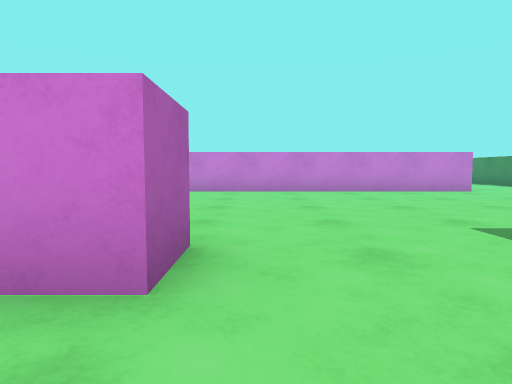
view 1 (above)

20 first-person views from a walk through a Unity game level. The camera is 0.58 m above the floor, tilts 4° down and sees 75° across. The floor is counted in squares, 1 m on a side. Each view is taken from the middle of a square. On the plan, view 1 faces up. The plan holds only what a view shows up to about 9 squares ahead; the rest is blank. The place goes on beyond the plan. The player is left out.

view 2
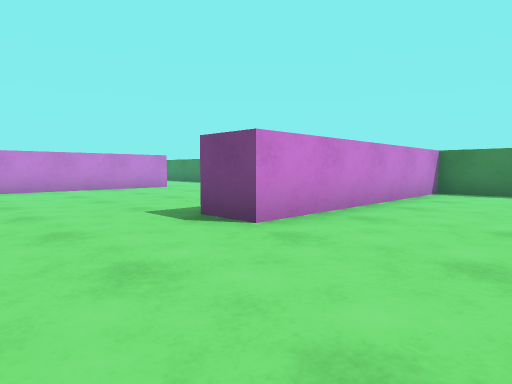

view 3
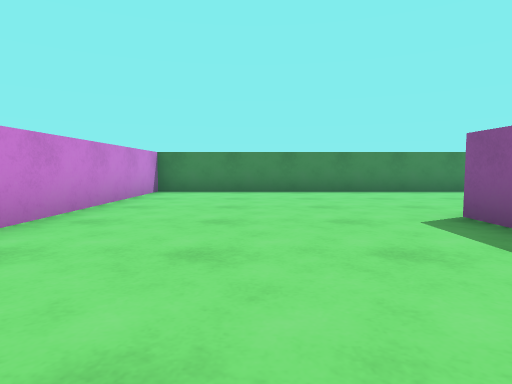

view 4
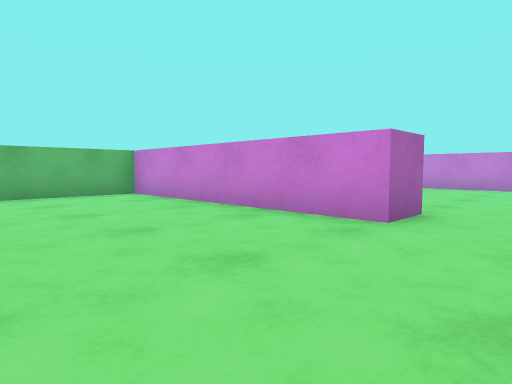

view 5
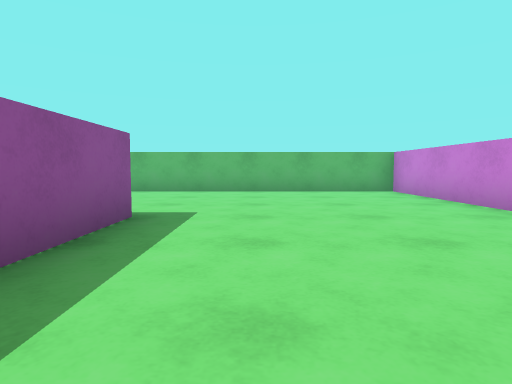

view 6
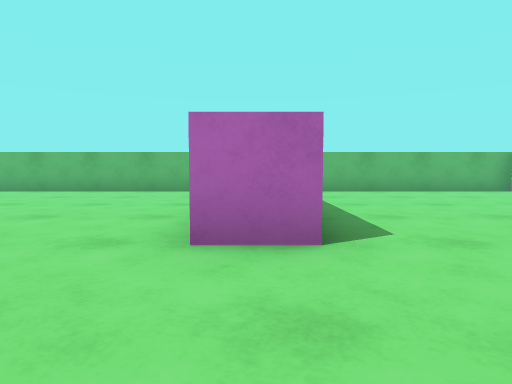

view 7
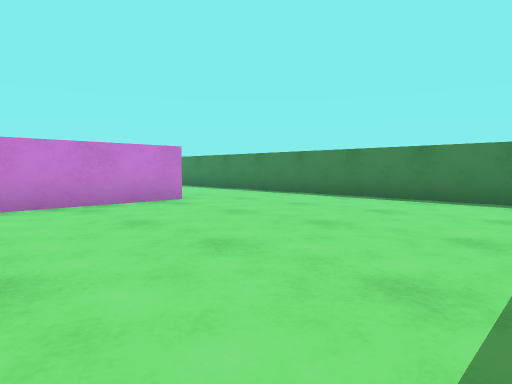

view 8
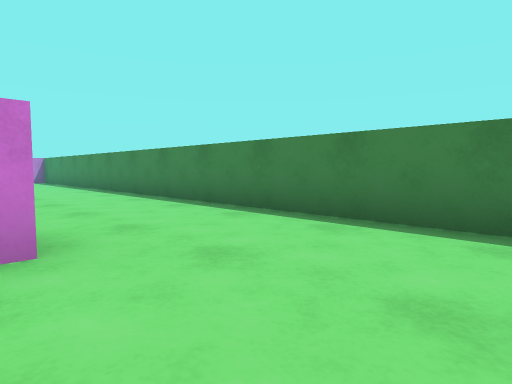

view 9
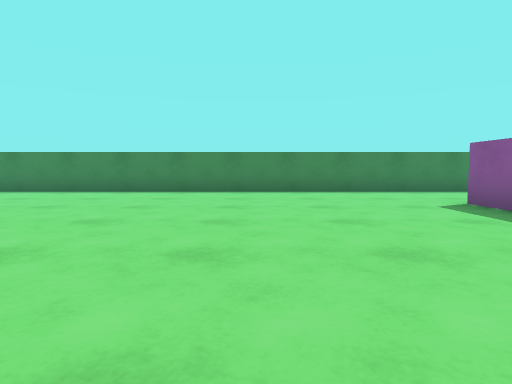

view 10
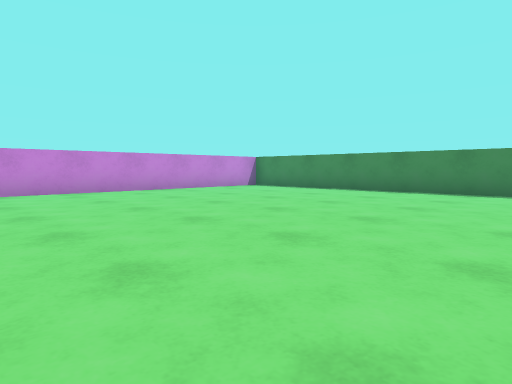

view 11
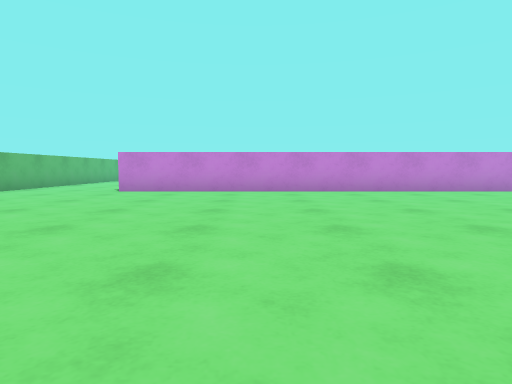

view 12
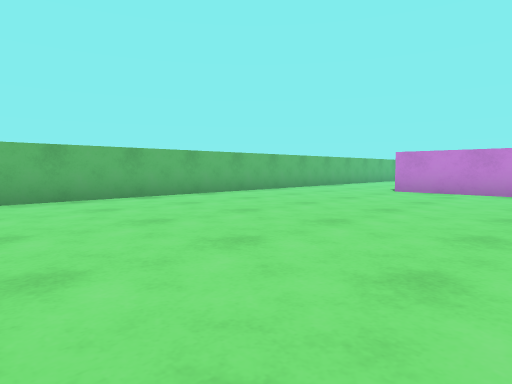

view 13
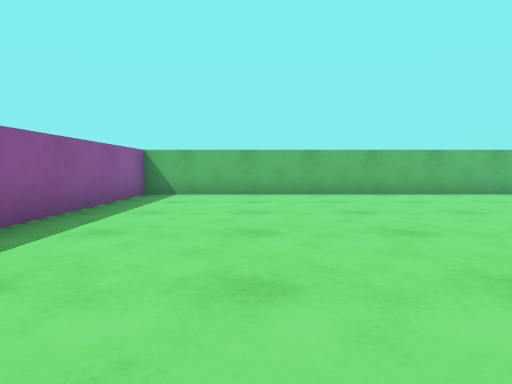

view 14
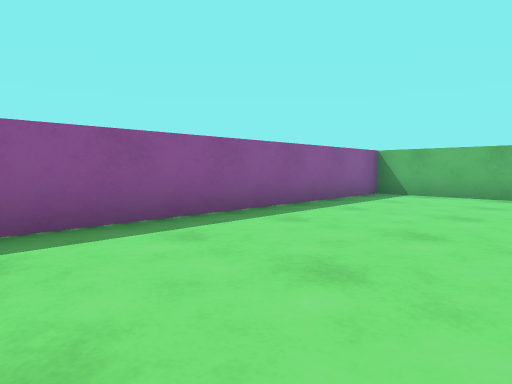

view 15
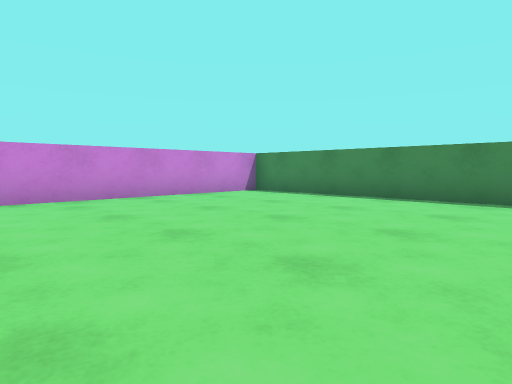

view 16
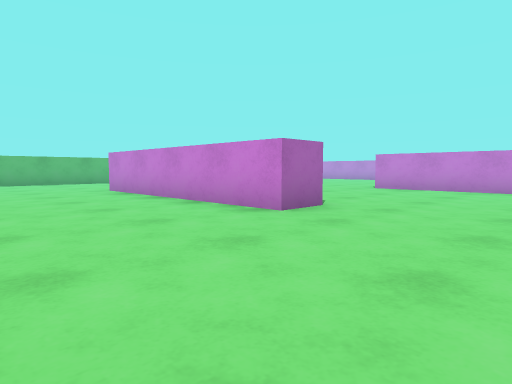

view 17
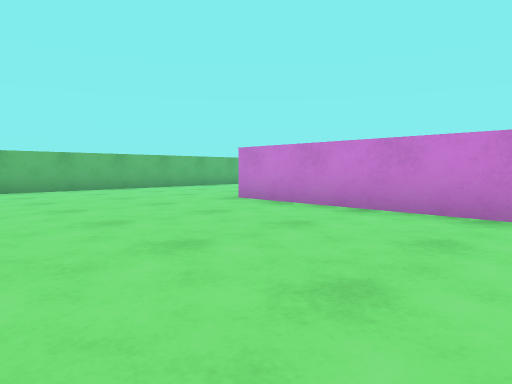

view 18
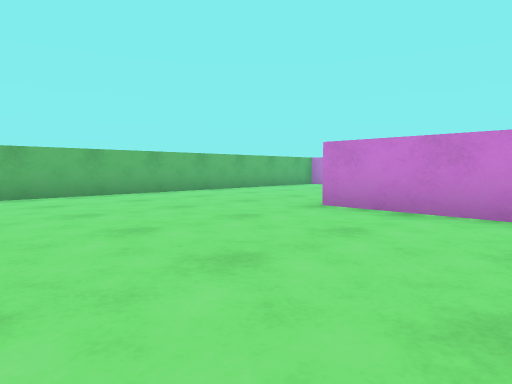

view 19
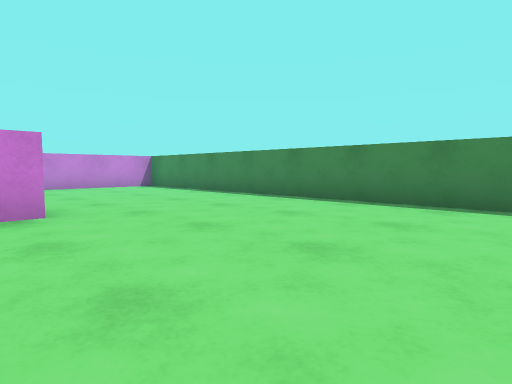

view 20
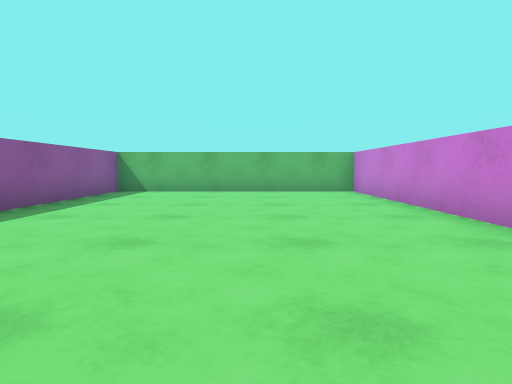

### Floor plan
Points are (right, up) in squares from view 1. A wall is a line through its corners. A room is listed if a view was taken in it or the views show most of it. See-through windows are left out.
Room 1 (views 1, 2, 3, 4, 5, 6, 7, 8, 9, 10, 11, 12, 13, 14, 15, 16, 17, 18, 19, 20)
walls: (4.5, 9.5) (5.5, 9.5); (5.6, 8.5) (-6.5, 8.5) (-6.5, 2.5) (-2.5, 2.5); (-0.5, 2.6) (-0.5, 1.5) (-6.5, 1.5) (-6.5, -8.1); (8.5, 3.8) (8.5, 21.5) (-3.5, 21.5); (3.1, -3.5) (4, -3.5) (4, -4.5) (-2, -4.5); (-2, -3.5) (0.1, -3.5); (-6.5, 19.4) (-6.5, 9.5) (0.6, 9.5); (-6.5, 22.1) (-6.5, 21.4); (8.5, -8.4) (8.5, 1.5) (2.5, 1.5) (2.5, 2.5)

Positions as (right, up) in squares from view 1, and headings:
1: (0, 0), facing up
2: (0, -1), facing up-right
3: (0, -1), facing right
4: (1, -2), facing up-left
5: (2, -2), facing left
6: (2, 2), facing left
7: (2, 3), facing up-right
8: (5, 6), facing up-right
9: (0, 13), facing right
10: (0, 13), facing up-right
11: (0, 13), facing up
12: (0, 13), facing up-left
13: (1, 12), facing left
14: (1, 13), facing down-left
15: (2, 15), facing up-right
16: (7, -8), facing up-left
17: (3, -9), facing up-left
18: (1, -9), facing up-left
19: (3, -9), facing up-right
20: (2, 6), facing left
